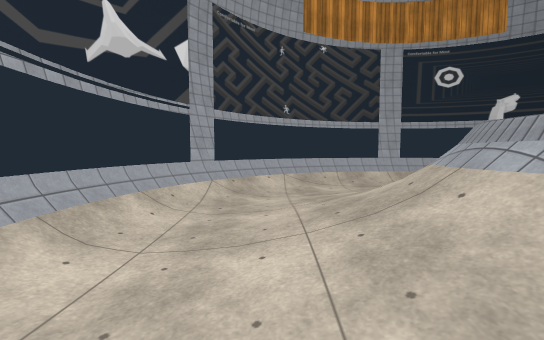
View 1 (above)

12 first-person views from a walk through a scene from a Unity 3-D project. The camera is 1.5 m above the floor, tilts 4° down and sees 90° across. The floor is counted in squares, 1 m on a side. Each view is taken from the middle of a square. On the plan, view 1 faces up. The plan holds only what a view shows up to about 14 squares ahead; the rest is blank. Some surface patterns are stand-ins.

View 2
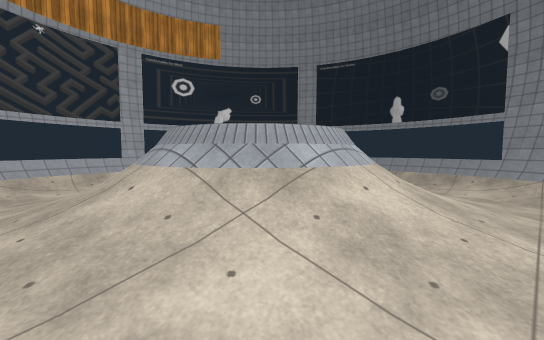

View 3
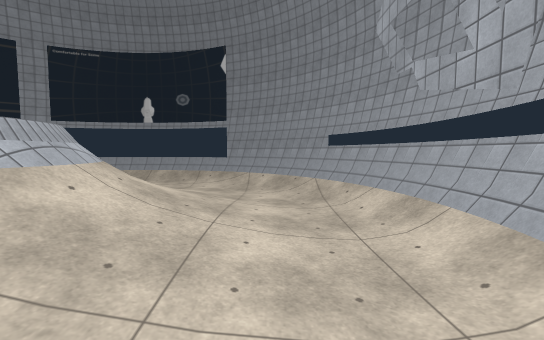

View 4
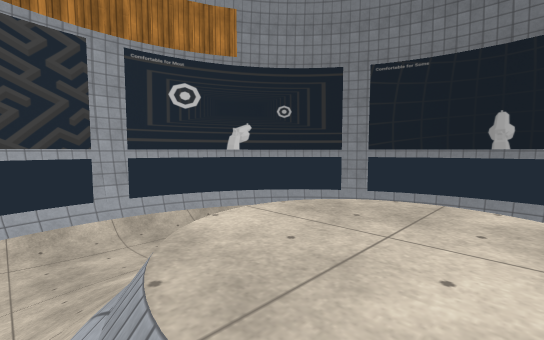

View 5
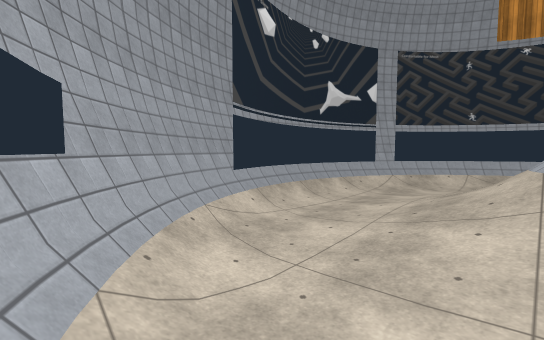

View 6
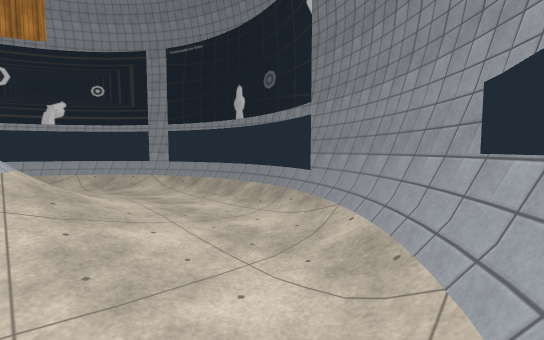

View 7
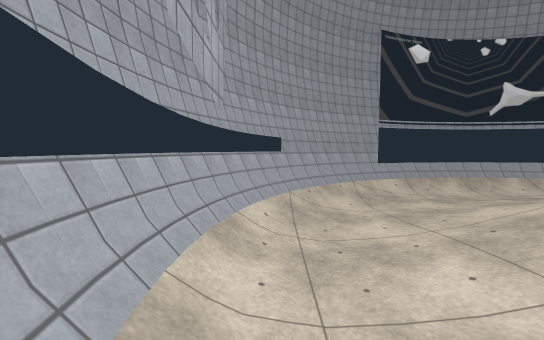

View 8
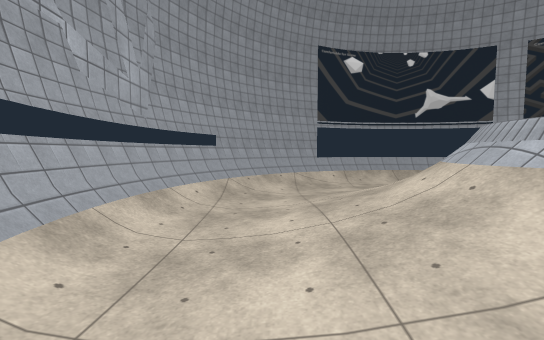

View 9
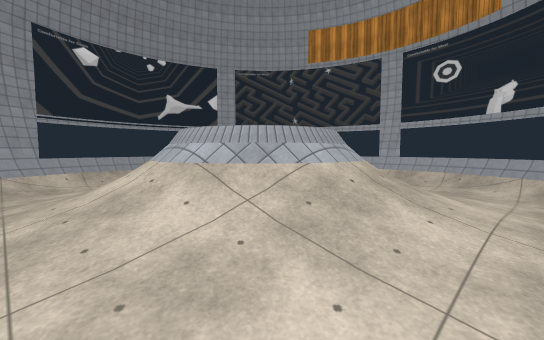

View 10
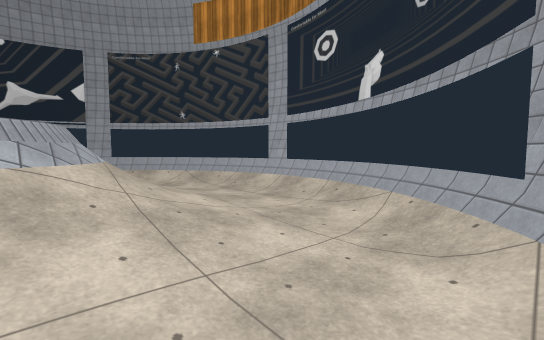

View 11
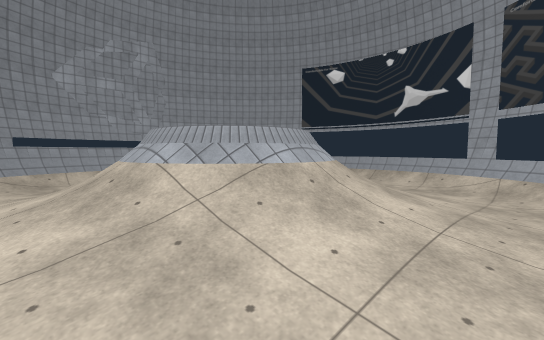

View 12
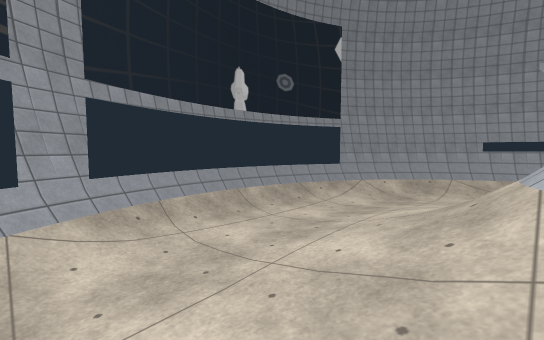

### Floor plan
Key: @ floor where view 1 was taken; # wall or solid block; . main floor; : floor 0.25 m higher than the main floor; + floor 0.5 m higher than the main floor; * floor 2 m higher than the main floor; / step, stairs or slope; = window, fence, low wall or low ledge; O other object.
Columns run from 4 left of view 1 to 15 right of it. Each row starts with its distance up from view 1.
 13      ##########
 12     ##O//..//O##
 11   ###/......../###
 10  ##O/........../O##
  9  ##/...::::::.../##
  8 ##/...://////:.../##
  7 ##/..:////////:../##
  6 ##...//////////...##
  5 ##..:////**////:..##
  4 ##..:+//****//+:..##
  3 ##..:////**////:..##
  2 ##...//////////...##
  1 ##/..:////////:../##
  0 ##/.@.://////:.../##
 -1  #=/...::::::.../=#
 -2  ##=/........../=##
 -3   ##=/......../=##
 -4    ####//..//####
 -5      ##########

Where each view was taken, in squares from view 1:
view 1: 0 up, 0 right, facing up
view 2: 1 down, 1 right, facing up-right
view 3: 2 down, 1 right, facing right
view 4: 3 up, 3 right, facing up-right
view 5: 4 down, 3 right, facing up-left
view 6: 4 down, 8 right, facing up-right
view 7: 4 down, 8 right, facing left
view 8: 2 down, 10 right, facing left
view 9: 1 down, 11 right, facing up-left
view 10: 5 up, 13 right, facing up-left
view 11: 10 up, 10 right, facing down-left
view 12: 9 up, 8 right, facing down-right
